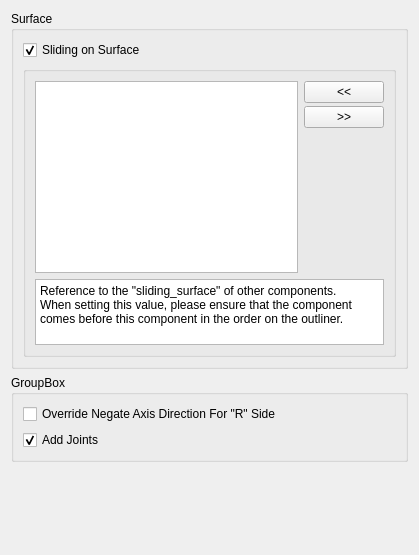
<?xml version="1.0" encoding="UTF-8"?>
<ui version="4.0">
 <class>Form</class>
 <widget class="QWidget" name="Form">
  <property name="geometry">
   <rect>
    <x>0</x>
    <y>0</y>
    <width>419</width>
    <height>555</height>
   </rect>
  </property>
  <property name="windowTitle">
   <string>Form</string>
  </property>
  <layout class="QVBoxLayout" name="verticalLayout">
   <item>
    <widget class="QGroupBox" name="groupBox_3">
     <property name="title">
      <string>Surface</string>
     </property>
     <layout class="QGridLayout" name="gridLayout_4" rowstretch="0,0,0,0">
      <property name="sizeConstraint">
       <enum>QLayout::SetDefaultConstraint</enum>
      </property>
      <item row="0" column="0">
       <widget class="QCheckBox" name="isSlidingSurface">
        <property name="text">
         <string>Sliding on Surface</string>
        </property>
        <property name="checked">
         <bool>true</bool>
        </property>
        <property name="tristate">
         <bool>false</bool>
        </property>
       </widget>
      </item>
      <item row="1" column="0">
       <widget class="QGroupBox" name="ikRefArray_groupBox">
        <property name="enabled">
         <bool>true</bool>
        </property>
        <property name="maximumSize">
         <size>
          <width>16777215</width>
          <height>166</height>
         </size>
        </property>
        <property name="title">
         <string/>
        </property>
        <property name="flat">
         <bool>false</bool>
        </property>
        <layout class="QGridLayout" name="gridLayout_7" rowstretch="0,0,0" columnstretch="0">
         <property name="sizeConstraint">
          <enum>QLayout::SetMaximumSize</enum>
         </property>
         <item row="1" column="0">
          <layout class="QHBoxLayout" name="ikRefArray_horizontalLayout_4">
           <item>
            <layout class="QVBoxLayout" name="ikRefArray_verticalLayout_7">
             <item>
              <widget class="QListWidget" name="surfaceReference_listWidget">
               <property name="autoScroll">
                <bool>false</bool>
               </property>
               <property name="showDropIndicator" stdset="0">
                <bool>false</bool>
               </property>
               <property name="dragDropOverwriteMode">
                <bool>false</bool>
               </property>
               <property name="dragDropMode">
                <enum>QAbstractItemView::NoDragDrop</enum>
               </property>
               <property name="defaultDropAction">
                <enum>Qt::CopyAction</enum>
               </property>
               <property name="alternatingRowColors">
                <bool>true</bool>
               </property>
               <property name="selectionMode">
                <enum>QAbstractItemView::ExtendedSelection</enum>
               </property>
               <property name="gridSize">
                <size>
                 <width>0</width>
                 <height>0</height>
                </size>
               </property>
               <property name="viewMode">
                <enum>QListView::ListMode</enum>
               </property>
               <property name="selectionRectVisible">
                <bool>false</bool>
               </property>
               <property name="currentRow">
                <number>-1</number>
               </property>
              </widget>
             </item>
            </layout>
           </item>
           <item>
            <layout class="QVBoxLayout" name="ikRefArray_verticalLayout_8">
             <property name="spacing">
              <number>3</number>
             </property>
             <item>
              <widget class="QPushButton" name="surfaceReferenceAdd_pushButton">
               <property name="text">
                <string>&lt;&lt;</string>
               </property>
              </widget>
             </item>
             <item>
              <widget class="QPushButton" name="surfaceReferenceRemove_pushButton">
               <property name="text">
                <string>&gt;&gt;</string>
               </property>
              </widget>
             </item>
             <item>
              <spacer name="ikRefArray_verticalSpacer_4">
               <property name="orientation">
                <enum>Qt::Vertical</enum>
               </property>
               <property name="sizeHint" stdset="0">
                <size>
                 <width>20</width>
                 <height>20</height>
                </size>
               </property>
              </spacer>
             </item>
            </layout>
           </item>
          </layout>
         </item>
         <item row="2" column="0">
          <widget class="QTextEdit" name="textEdit">
           <property name="maximumSize">
            <size>
             <width>16777215</width>
             <height>66</height>
            </size>
           </property>
           <property name="focusPolicy">
            <enum>Qt::NoFocus</enum>
           </property>
           <property name="contextMenuPolicy">
            <enum>Qt::NoContextMenu</enum>
           </property>
           <property name="acceptDrops">
            <bool>false</bool>
           </property>
           <property name="readOnly">
            <bool>true</bool>
           </property>
           <property name="html">
            <string>&lt;!DOCTYPE HTML PUBLIC &quot;-//W3C//DTD HTML 4.0//EN&quot; &quot;http://www.w3.org/TR/REC-html40/strict.dtd&quot;&gt;
&lt;html&gt;&lt;head&gt;&lt;meta name=&quot;qrichtext&quot; content=&quot;1&quot; /&gt;&lt;meta charset=&quot;utf-8&quot; /&gt;&lt;style type=&quot;text/css&quot;&gt;
p, li { white-space: pre-wrap; }
hr { height: 1px; border-width: 0; }
li.unchecked::marker { content: &quot;\2610&quot;; }
li.checked::marker { content: &quot;\2612&quot;; }
&lt;/style&gt;&lt;/head&gt;&lt;body style=&quot; font-family:'Segoe UI'; font-size:9pt; font-weight:400; font-style:normal;&quot;&gt;
&lt;p style=&quot; margin-top:0px; margin-bottom:0px; margin-left:0px; margin-right:0px; -qt-block-indent:0; text-indent:0px;&quot;&gt;Reference to the &amp;quot;sliding_surface&amp;quot; of other components.&lt;/p&gt;
&lt;p style=&quot; margin-top:0px; margin-bottom:0px; margin-left:0px; margin-right:0px; -qt-block-indent:0; text-indent:0px;&quot;&gt;When setting this value, please ensure that the component comes before this component in the order on the outliner.&lt;/p&gt;&lt;/body&gt;&lt;/html&gt;</string>
           </property>
          </widget>
         </item>
        </layout>
       </widget>
      </item>
     </layout>
    </widget>
   </item>
   <item>
    <widget class="QGroupBox" name="groupBox">
     <property name="title">
      <string>GroupBox</string>
     </property>
     <layout class="QHBoxLayout" name="horizontalLayout_2" stretch="0">
      <item>
       <layout class="QVBoxLayout" name="verticalLayout_3">
        <item>
         <widget class="QCheckBox" name="overrideNegate_checkBox">
          <property name="text">
           <string notr="true">Override Negate Axis Direction For &quot;R&quot; Side</string>
          </property>
         </widget>
        </item>
        <item>
         <widget class="QCheckBox" name="addJoints_checkBox">
          <property name="text">
           <string notr="true">Add Joints</string>
          </property>
          <property name="checked">
           <bool>true</bool>
          </property>
         </widget>
        </item>
       </layout>
      </item>
     </layout>
    </widget>
   </item>
   <item>
    <spacer name="verticalSpacer">
     <property name="orientation">
      <enum>Qt::Vertical</enum>
     </property>
     <property name="sizeHint" stdset="0">
      <size>
       <width>20</width>
       <height>40</height>
      </size>
     </property>
    </spacer>
   </item>
  </layout>
 </widget>
 <resources/>
 <connections/>
</ui>
